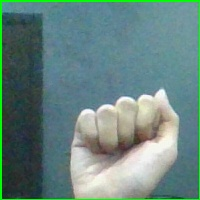
#> input picture dataset/A/108.jpg, 200 x 200 px; its folder holds only this picture in this run
$ python -i preprocess_image.py   (imports and definitions only)
#> lines starting #> are read from the running program, lines starting #| are printed output that depends on the picture; after the words box and inside, x2 and y2 are one past the last pixel; in counts of white or black regions, pixels touching at a corner belong together
#> further down, picture is the input picture: shape (200, 200, 3); mean B, G, R 127.8, 132.8, 103.4
import cv2
import os

def preprocess(img):
	# img = img[5:-5, 5:-5]
	lab = cv2.cvtColor(img, cv2.COLOR_BGR2Lab)
#> lab: shape (200, 200, 3); mean of channels 0, 1, 2 135, 118, 127
	l_channel, a, b = cv2.split(lab)
	clade = cv2.createCLAHE(clipLimit=2., tileGridSize=(11,11))
	cl = clade.apply(l_channel)
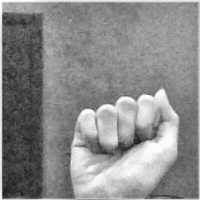
#> cl: shape (200, 200); min 24, max 255, mean 138.6
	limg = cv2.merge((cl,a,b))
#> limg: shape (200, 200, 3); mean of channels 0, 1, 2 138.6, 118, 127
	img = cv2.cvtColor(limg, cv2.COLOR_BGR2GRAY)
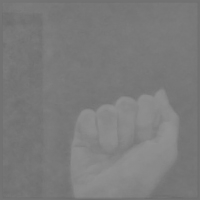
#> img: shape (200, 200); min 107, max 146, mean 123.1
	img = cv2.GaussianBlur(img, (7,7), 0)

	# Max constrast
	kernel = cv2.getStructuringElement(cv2.MORPH_RECT, (13,13))
	topHat = cv2.morphologyEx(img, cv2.MORPH_TOPHAT, kernel, iterations = 45)
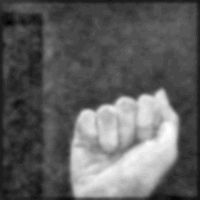
#> topHat: shape (200, 200); min 0, max 35, mean 13.1; drawn with min black and max white
	blackHat =cv2.morphologyEx(img, cv2.MORPH_BLACKHAT, kernel, iterations = 45)
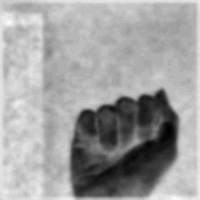
#> blackHat: shape (200, 200); min 0, max 35, mean 21.9; drawn with min black and max white
	imgGrayscalePlusTopHat = cv2.add(img, topHat)
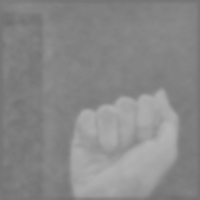
#> imgGrayscalePlusTopHat: shape (200, 200); min 110, max 180, mean 136.2
	imgMaxConstrast = cv2.subtract(imgGrayscalePlusTopHat, blackHat)
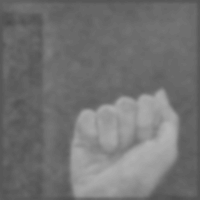
#> imgMaxConstrast: shape (200, 200); min 75, max 180, mean 114.2
	_, img_gray = cv2.threshold(imgMaxConstrast, 20, 255, cv2.THRESH_BINARY+cv2.THRESH_OTSU)
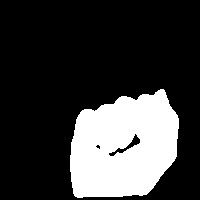
#> img_gray: shape (200, 200); 23% white; 1 white region, box (x1, y1, x2, y2) and area: (70, 89, 179, 198) 9190
	return img_gray

# [7 lines of commented-out code are left out]

>>> import cv2
>>> picture = cv2.imread('dataset/A/108.jpg')
>>> result = preprocess(picture)

$ run again, on dataset/A/118.jpg
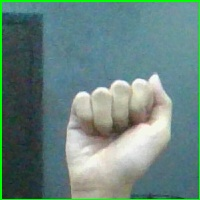
#> input picture dataset/A/118.jpg, 200 x 200 px
#> picture is the input picture: shape (200, 200, 3); mean B, G, R 127.3, 133, 104.3
#> lab: shape (200, 200, 3); mean of channels 0, 1, 2 135.3, 118.2, 127.5
#> limg: shape (200, 200, 3); mean of channels 0, 1, 2 138.9, 118.2, 127.5
#> in preprocess, `imgMaxConstrast = cv2.subtract(imgGrayscalePlusTopHat, blackHat)`:
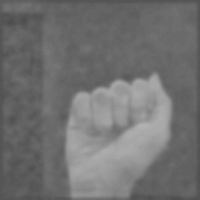
#> imgMaxConstrast: shape (200, 200); min 79, max 178, mean 113
#> in preprocess, `_, img_gray = cv2.threshold(imgMaxConstrast, 20, 255, cv2.THRESH_BINAR..`:
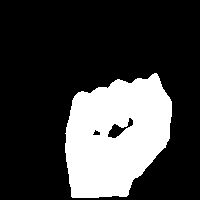
#> img_gray: shape (200, 200); 24.8% white; 1 white region, box (x1, y1, x2, y2) and area: (65, 73, 172, 198) 9906
